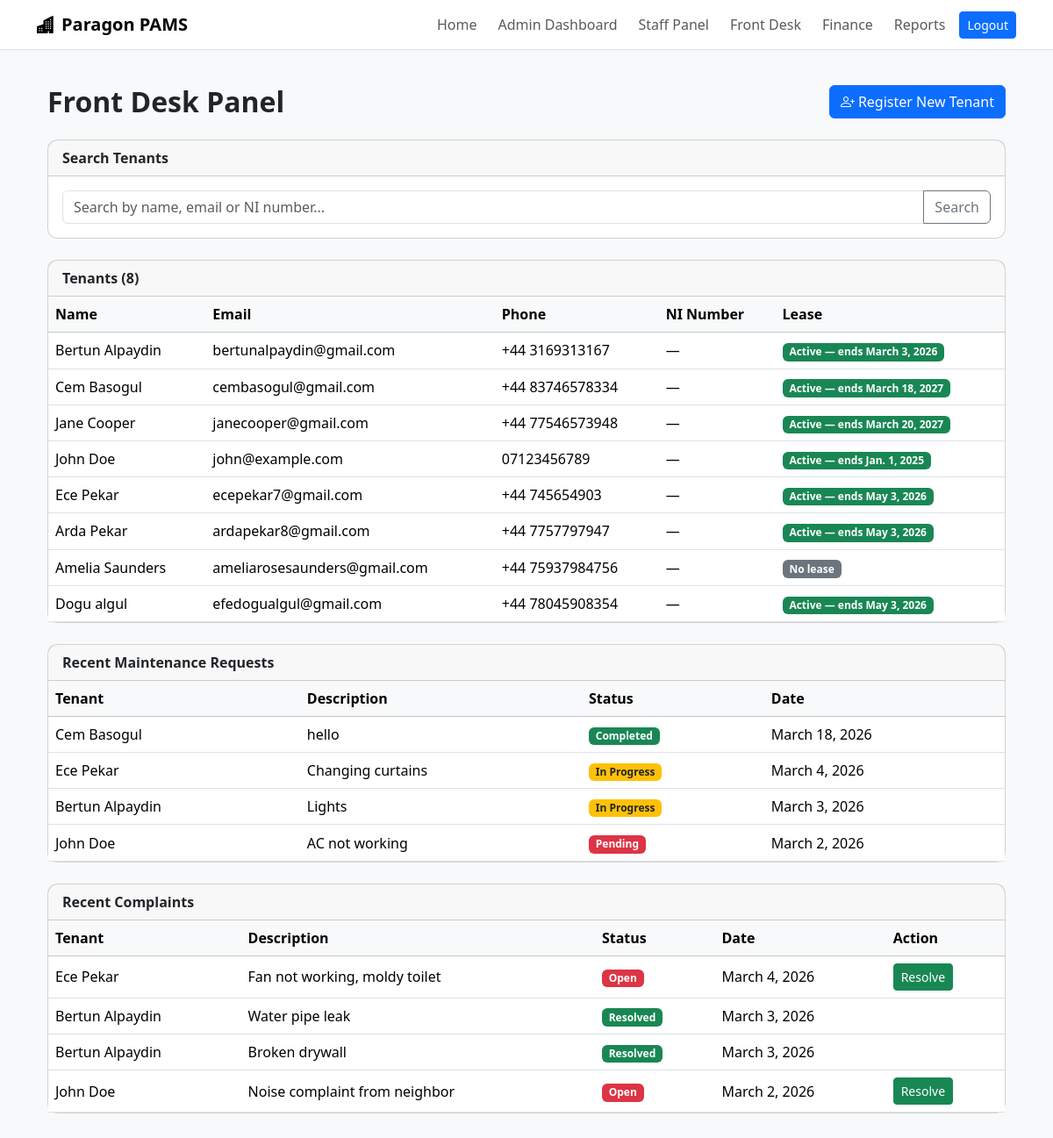
/frontdesk/ (signed in), run on the app's committed database.
### core/models.py (models this page shows, shortened)
class Tenant(models.Model):
    user = models.OneToOneField(User, on_delete=models.CASCADE, null=True, blank=True)
    first_name = models.CharField(max_length=100)
    last_name = models.CharField(max_length=100)
    email = models.EmailField(unique=True)
    phone = models.CharField(max_length=15)
    date_of_birth = models.DateField()
    ni_number = models.CharField(max_length=20, blank=True)  # National Insurance

class Lease(models.Model):
    tenant = models.ForeignKey(Tenant, on_delete=models.CASCADE)
    apartment = models.ForeignKey(Apartment, on_delete=models.CASCADE)
    start_date = models.DateField()
    end_date = models.DateField()
    rent_amount = models.DecimalField(max_digits=10, decimal_places=2)
    deposit = models.DecimalField(max_digits=10, decimal_places=2, default=0)
    early_termination_requested = models.BooleanField(default=False)
    early_termination_date = models.DateField(null=True, blank=True)
    early_termination_penalty = models.DecimalField(max_digits=10, decimal_places=2, default=0)

class MaintenanceRequest(models.Model):
    tenant = models.ForeignKey(Tenant, on_delete=models.CASCADE)
    apartment = models.ForeignKey(Apartment, on_delete=models.CASCADE)
    description = models.TextField()
    date_requested = models.DateField(auto_now_add=True)
    STATUS_CHOICES = [
        ('pending', 'Pending'),
        ('in_progress', 'In Progress'),
        ('completed', 'Completed'),
    ]
    status = models.CharField(max_length=20, choices=STATUS_CHOICES, default='pending')
    cost = models.DecimalField(max_digits=10, decimal_places=2, default=0)
    resolved_date = models.DateField(null=True, blank=True)
    scheduled_date = models.DateField(null=True, blank=True)
    time_taken = models.DecimalField(
        max_digits=5, decimal_places=1, null=True, blank=True,
        help_text="Hours taken to resolve"
    )
    assigned_to = models.ForeignKey(
        User, on_delete=models.SET_NULL, null=True, blank=True,
        related_name='assigned_maintenance',
        limit_choices_to={'role': 'MAINTENANCE'}
    )

class Complaint(models.Model):
    tenant = models.ForeignKey(Tenant, on_delete=models.CASCADE)
    apartment = models.ForeignKey(Apartment, on_delete=models.CASCADE)
    description = models.TextField()
    date = models.DateField(auto_now_add=True)
    STATUS_CHOICES = [
        ('open', 'Open'),
        ('investigating', 'Investigating'),
        ('resolved', 'Resolved'),
        ('closed', 'Closed'),
    ]
    status = models.CharField(max_length=20, choices=STATUS_CHOICES, default='open')

### core/views.py (the view, shortened to what this page needs)
# urls.py: path('frontdesk/', views.frontdesk_panel, name='frontdesk_panel'),
@login_required
def frontdesk_panel(request):
    if request.user.role not in ['FRONTDESK', 'ADMIN', 'MANAGER']:
        return redirect('tenant_dashboard')
    query = request.GET.get('q', '')
    tenants = Tenant.objects.all()
    tenants = tenants.select_related('user').order_by('last_name')
    maintenance_requests = MaintenanceRequest.objects.select_related('tenant').order_by('-date_requested')[:10]
    complaints = Complaint.objects.select_related('tenant').order_by('-date')[:10]
    return render(request, 'admin/frontdesk_panel.html', {
        'tenants': tenants,
        'query': query,
        'maintenance_requests': maintenance_requests,
        'complaints': complaints,
    })

### core/templates/admin/frontdesk_panel.html (shortened to what this page needs)
{% extends "base.html" %}
{% block content %}
<div class="container py-3">
  <div class="d-flex justify-content-between align-items-center mb-4">
    <h2 class="fw-bold mb-0">Front Desk Panel</h2>
    <a href="{% url 'frontdesk_add_tenant' %}" class="btn btn-primary">
      <i class="bi bi-person-plus me-1"></i>Register New Tenant
    </a>
  </div>
  <div class="card mb-4">
    <div class="card-header fw-semibold">Search Tenants</div>
    <div class="card-body">
      <form method="get">
        <div class="input-group">
          <input type="text" name="q" value="{{ query }}" class="form-control" placeholder="Search by name, email or NI number...">
          <button class="btn btn-outline-secondary" type="submit">Search</button>
        </div>
      </form>
    </div>
  </div>
  <div class="card mb-4">
    <div class="card-header fw-semibold">Tenants ({{ tenants|length }})</div>
    <div class="table-responsive">
      <table class="table table-hover align-middle mb-0">
        <thead class="table-light">
          <tr>
            <th>Name</th>
            <th>Email</th>
            <th>Phone</th>
            <th>NI Number</th>
            <th>Lease</th>
          </tr>
        </thead>
        <tbody>
          {% for tenant in tenants %}
          <tr>
            <td>{{ tenant.first_name }} {{ tenant.last_name }}</td>
            <td>{{ tenant.email }}</td>
            <td>{{ tenant.phone }}</td>
            <td>{{ tenant.ni_number|default:"—" }}</td>
            <td>
              {% with lease=tenant.lease_set.first %}
                {% if lease %}
                  <span class="badge bg-success">Active — ends {{ lease.end_date }}</span>
                {% else %}
                  <span class="badge bg-secondary">No lease</span>
                {% endif %}
              {% endwith %}
            </td>
          </tr>
          {% empty %}
          <tr><td colspan="5" class="text-center text-muted p-4">No tenants found.</td></tr>
          {% endfor %}
        </tbody>
      </table>
    </div>
  </div>
  <div class="card mb-4">
    <div class="card-header fw-semibold">Recent Maintenance Requests</div>
    <div class="table-responsive">
      <table class="table table-hover align-middle mb-0">
        <thead class="table-light">
          <tr><th>Tenant</th><th>Description</th><th>Status</th><th>Date</th></tr>
        </thead>
        <tbody>
          {% for req in maintenance_requests %}
          <tr>
            <td>{{ req.tenant.first_name }} {{ req.tenant.last_name }}</td>
            <td>{{ req.description|truncatechars:60 }}</td>
            <td>
              {% if req.status == 'pending' %}<span class="badge bg-danger">Pending</span>
              {% elif req.status == 'in_progress' %}<span class="badge bg-warning text-dark">In Progress</span>
              {% else %}<span class="badge bg-success">Completed</span>{% endif %}
            </td>
            <td>{{ req.date_requested }}</td>
          </tr>
          {% empty %}
          <tr><td colspan="4" class="text-center text-muted p-3">No requests.</td></tr>
          {% endfor %}
        </tbody>
      </table>
    </div>
  </div>
  <div class="card">
    <div class="card-header fw-semibold">Recent Complaints</div>
    <div class="table-responsive">
      <table class="table table-hover align-middle mb-0">
        <thead class="table-light">
          <tr><th>Tenant</th><th>Description</th><th>Status</th><th>Date</th><th>Action</th></tr>
        </thead>
        <tbody>
          {% for comp in complaints %}
          <tr>
            <td>{{ comp.tenant.first_name }} {{ comp.tenant.last_name }}</td>
            <td>{{ comp.description|truncatechars:60 }}</td>
            <td>
              {% if comp.status == 'open' %}<span class="badge bg-danger">Open</span>
              {% elif comp.status == 'investigating' %}<span class="badge bg-warning text-dark">Investigating</span>
              {% elif comp.status == 'resolved' %}<span class="badge bg-success">Resolved</span>
              {% else %}<span class="badge bg-secondary">Closed</span>{% endif %}
            </td>
            <td>{{ comp.date }}</td>
            <td>
              {% if comp.status != 'resolved' %}
              <a href="{% url 'resolve_complaint' comp.id %}" class="btn btn-sm btn-success">Resolve</a>
              {% endif %}
            </td>
          </tr>
          {% empty %}
          <tr><td colspan="5" class="text-center text-muted p-3">No complaints.</td></tr>
          {% endfor %}
        </tbody>
      </table>
    </div>
  </div>
</div>
{% endblock %}

### core/templates/base.html (style rules this page uses)
body { background-color: #f8f9fa; }
.card { border-radius: 12px; }

### data on the page
Tenant: first_name "Bertun", last_name "Alpaydin", email "bertunalpaydin@gmail.com", phone "+44 3169313167", ni_number "—", lease_set.first.end_date "March 3, 2026"
Tenant: first_name "Cem", last_name "Basogul", email "cembasogul@gmail.com", phone "+44 83746578334", ni_number "—", lease_set.first.end_date "March 18, 2027"
Tenant: first_name "Jane", last_name "Cooper", email "janecooper@gmail.com", phone "+44 77546573948", ni_number "—", lease_set.first.end_date "March 20, 2027"
Tenant: first_name "John", last_name "Doe", email "john@example.com", phone "07123456789", ni_number "—", lease_set.first.end_date "Jan. 1, 2025"
Tenant: first_name "Ece", last_name "Pekar", email "ecepekar7@gmail.com", phone "+44 745654903", ni_number "—", lease_set.first.end_date "May 3, 2026"
Tenant: first_name "Arda", last_name "Pekar", email "ardapekar8@gmail.com", phone "+44 7757797947", ni_number "—", lease_set.first.end_date "May 3, 2026"
Tenant: first_name "Amelia", last_name "Saunders", email "ameliarosesaunders@gmail.com", phone "+44 75937984756", ni_number "—", shows "No lease"
Tenant: first_name "Dogu", last_name "algul", email "efedogualgul@gmail.com", phone "+44 78045908354", ni_number "—", lease_set.first.end_date "May 3, 2026"
MaintenanceRequest: tenant.first_name "Cem", tenant.last_name "Basogul", description "hello", status "Completed", date_requested "March 18, 2026"
MaintenanceRequest: tenant.first_name "Ece", tenant.last_name "Pekar", description "Changing curtains", status "In Progress", date_requested "March 4, 2026"
MaintenanceRequest: tenant.first_name "Bertun", tenant.last_name "Alpaydin", description "Lights", status "In Progress", date_requested "March 3, 2026"
MaintenanceRequest: tenant.first_name "John", tenant.last_name "Doe", description "AC not working", status "Pending", date_requested "March 2, 2026"
Complaint: tenant.first_name "Ece", tenant.last_name "Pekar", description "Fan not working, moldy toilet", status "Open", date "March 4, 2026"
Complaint: tenant.first_name "Bertun", tenant.last_name "Alpaydin", description "Water pipe leak", status "Resolved", date "March 3, 2026"
Complaint: tenant.first_name "Bertun", tenant.last_name "Alpaydin", description "Broken drywall", status "Resolved", date "March 3, 2026"
Complaint: tenant.first_name "John", tenant.last_name "Doe", description "Noise complaint from neighbor", status "Open", date "March 2, 2026"

### other printed values
{{ tenants|length }} "8"
